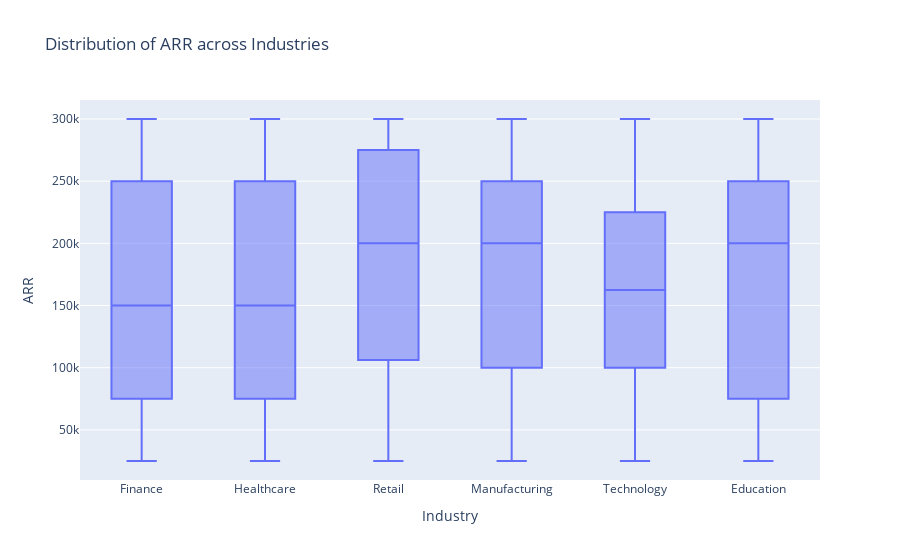

Notebook code for this chart:
### Code cell
# Relationship between ARR and Industry
fig = px.box(df, x='Industry', y='ARR', title='Distribution of ARR across Industries')
fig.show()

### Figure 1 — Plotly figure (JSON) as saved in the notebook; plotly's stock layout.template omitted (floating-point values rounded to 4 significant figures; data arrays with more than 128 entries replaced by an {"elided": "..."} marker saying what was removed)
{"data": [{"alignmentgroup": "True", "hovertemplate": "Industry=%{x}<br>ARR=%{y}<extra></extra>", "legendgroup": "", "marker": {"color": "#636efa"}, "name": "", "notched": false, "offsetgroup": "", "orientation": "v", "showlegend": false, "type": "box", "x": {"elided": "499 str values"}, "x0": " ", "xaxis": "x", "y": {"elided": "499 int values"}, "y0": " ", "yaxis": "y"}], "layout": {"boxmode": "group", "legend": {"tracegroupgap": 0}, "title": {"text": "Distribution of ARR across Industries"}, "xaxis": {"anchor": "y", "domain": [0, 1], "title": {"text": "Industry"}}, "yaxis": {"anchor": "x", "domain": [0, 1], "title": {"text": "ARR"}}}}
